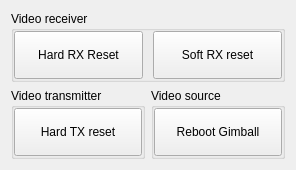
<?xml version="1.0" encoding="UTF-8"?>
<ui version="4.0">
 <class>RestoreVideo</class>
 <widget class="QWidget" name="RestoreVideo">
  <property name="geometry">
   <rect>
    <x>0</x>
    <y>0</y>
    <width>292</width>
    <height>170</height>
   </rect>
  </property>
  <property name="windowTitle">
   <string>Form</string>
  </property>
  <property name="autoFillBackground">
   <bool>true</bool>
  </property>
  <layout class="QGridLayout" name="gridLayout">
   <item row="0" column="0" colspan="2">
    <widget class="QGroupBox" name="groupBox">
     <property name="title">
      <string>Video receiver</string>
     </property>
     <layout class="QGridLayout" name="gridLayout_4">
      <property name="leftMargin">
       <number>0</number>
      </property>
      <property name="topMargin">
       <number>0</number>
      </property>
      <property name="rightMargin">
       <number>0</number>
      </property>
      <property name="bottomMargin">
       <number>0</number>
      </property>
      <property name="horizontalSpacing">
       <number>10</number>
      </property>
      <property name="verticalSpacing">
       <number>0</number>
      </property>
      <item row="0" column="1">
       <widget class="QPushButton" name="rxSoftReset">
        <property name="minimumSize">
         <size>
          <width>128</width>
          <height>48</height>
         </size>
        </property>
        <property name="text">
         <string>Soft RX reset</string>
        </property>
       </widget>
      </item>
      <item row="0" column="0">
       <widget class="QPushButton" name="rxHWReset">
        <property name="minimumSize">
         <size>
          <width>128</width>
          <height>48</height>
         </size>
        </property>
        <property name="text">
         <string>Hard RX Reset</string>
        </property>
       </widget>
      </item>
     </layout>
    </widget>
   </item>
   <item row="1" column="0">
    <widget class="QGroupBox" name="groupBox_2">
     <property name="title">
      <string>Video transmitter</string>
     </property>
     <layout class="QGridLayout" name="gridLayout_2">
      <property name="leftMargin">
       <number>0</number>
      </property>
      <property name="topMargin">
       <number>0</number>
      </property>
      <property name="rightMargin">
       <number>0</number>
      </property>
      <property name="bottomMargin">
       <number>0</number>
      </property>
      <property name="spacing">
       <number>0</number>
      </property>
      <item row="0" column="0">
       <widget class="QPushButton" name="txHardReset">
        <property name="minimumSize">
         <size>
          <width>128</width>
          <height>48</height>
         </size>
        </property>
        <property name="text">
         <string>Hard TX reset</string>
        </property>
       </widget>
      </item>
     </layout>
    </widget>
   </item>
   <item row="1" column="1">
    <widget class="QGroupBox" name="groupBox_3">
     <property name="title">
      <string>Video source</string>
     </property>
     <layout class="QGridLayout" name="gridLayout_3">
      <property name="leftMargin">
       <number>0</number>
      </property>
      <property name="topMargin">
       <number>0</number>
      </property>
      <property name="rightMargin">
       <number>0</number>
      </property>
      <property name="bottomMargin">
       <number>0</number>
      </property>
      <property name="spacing">
       <number>0</number>
      </property>
      <item row="0" column="0">
       <widget class="QPushButton" name="gimballReboot">
        <property name="minimumSize">
         <size>
          <width>128</width>
          <height>48</height>
         </size>
        </property>
        <property name="text">
         <string>Reboot Gimball</string>
        </property>
       </widget>
      </item>
     </layout>
    </widget>
   </item>
  </layout>
 </widget>
 <resources/>
 <connections/>
</ui>
